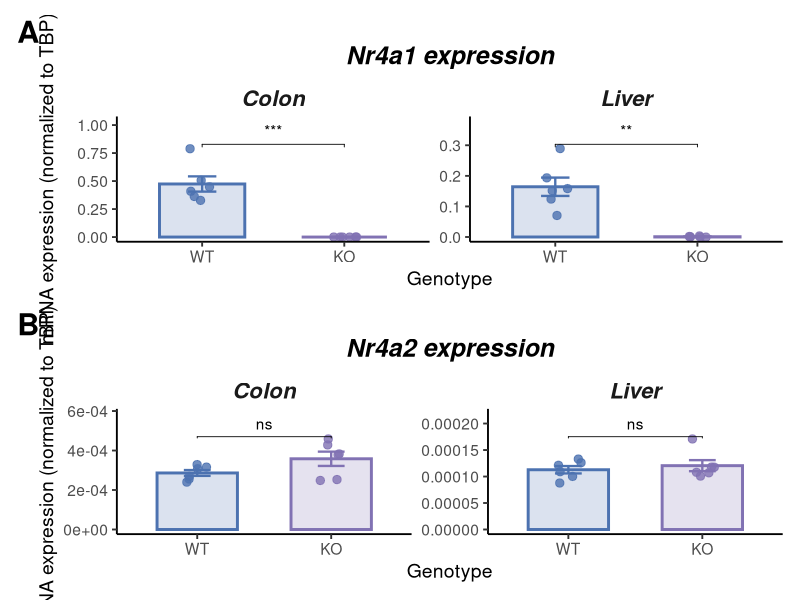
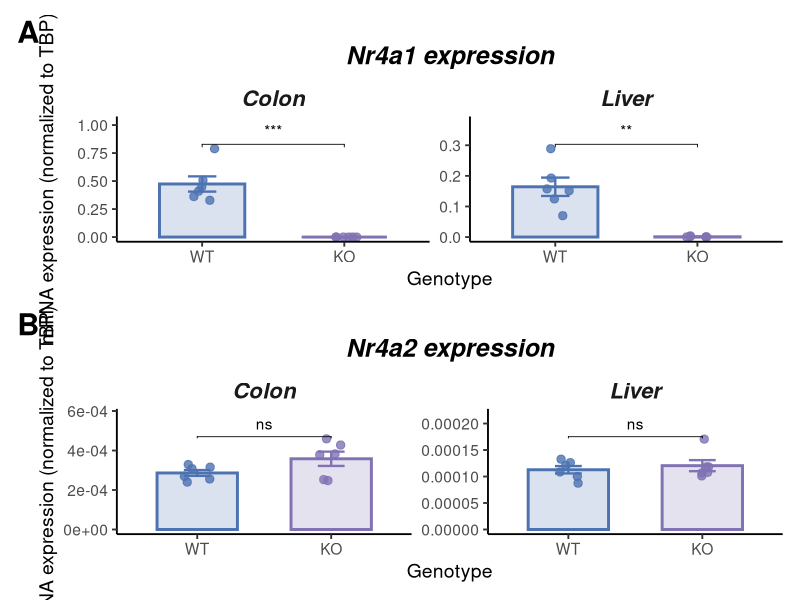

The R script that drew these images, in order:
library(tidyverse)
library(ggpubr)
library(patchwork)

# 1. Prepare Data
df <- read.csv("nr4a1_qpcr.csv") %>%
  mutate(
    Genotype = factor(Genotype, levels = c("WT", "KO")),
    Tissue   = factor(Tissue, levels = c("Colon", "Liver")),
    Gene     = factor(Gene)
  )

# 2. Refined Plotting Function
plot_qpcr <- function(data, gene_name) {
  
  plot_data <- data %>% filter(Gene == gene_name)
  
  ggplot(plot_data, aes(x = Genotype, y = Expression, color = Genotype, fill = Genotype)) +
    stat_summary(fun = mean, geom = "bar", width = 0.6, linewidth = 1, alpha = 0.2) +
    stat_summary(fun.data = mean_se, geom = "errorbar", width = 0.2, linewidth = 0.8) +
    geom_jitter(width = 0.1, size = 2.5, alpha = 0.8) +
    facet_wrap(~ Tissue, scales = "free_y") +
    
    # Re-adding the significance logic
    stat_compare_means(
      comparisons = list(c("WT", "KO")),
      method = "t.test", 
      label = "p.signif",
      vjust = -0.5, # Adjusted to ensure stars are visible above the bracket
      symnum.args = list(
        cutpoints = c(0, 0.001, 0.01, 0.05, 1), 
        symbols = c("***", "**", "*", "ns")
      )
    ) +
    
    scale_fill_manual(values = c("WT" = "#4C72B0", "KO" = "#8172B3")) +
    scale_color_manual(values = c("WT" = "#4C72B0", "KO" = "#8172B3")) +
    
    # Expand Y axis so stars don't get cut off at the top
    scale_y_continuous(expand = expansion(mult = c(0.05, 0.3))) +
    
    labs(
      title = paste(gene_name, "expression"),
      y = "mRNA expression (normalized to TBP)",
      x = "Genotype"
    ) +
    theme_classic(base_size = 14) +
    theme(
      legend.position = "none",
      strip.background = element_blank(),
      strip.text = element_text(face = "bold.italic", size = 16),
      plot.title = element_text(face = "bold.italic", hjust = 0.5, size = 18)
    )
}

# 3. Generate and Label (A-D)
p_nr4a1 <- plot_qpcr(df, "Nr4a1")
p_nr4a2 <- plot_qpcr(df, "Nr4a2")

# Use '+' instead of '&' for the annotation to avoid overriding the stat_compare_means
final_figure <- (p_nr4a1 / p_nr4a2) + 
  plot_annotation(tag_levels = 'A')

# Apply the tag theme separately to keep it clean
final_figure <- final_figure & 
  theme(plot.tag = element_text(size = 22, face = "bold"))

final_figure
# 4. Save
ggsave("plots/Figure_S1_Final_Annotated.svg", final_figure, width = 7, height = 9)
